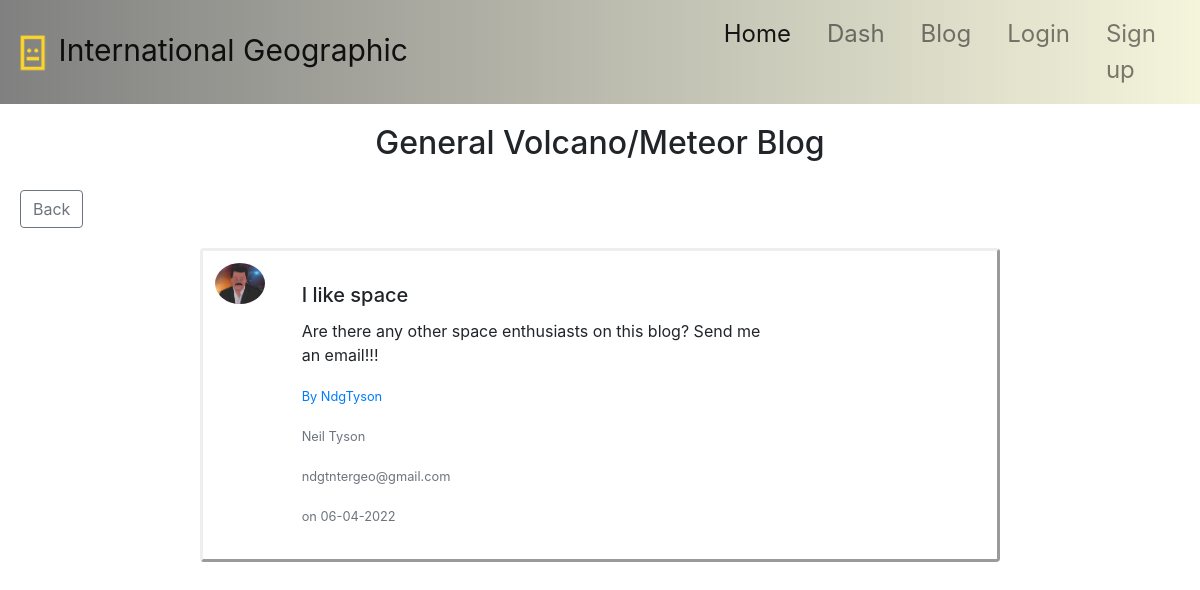
The app's page /blog/4 with its own data.
### flask_app/models.py (models this page shows, shortened)
class User(db.Model, UserMixin):
    id = db.Column(db.Integer, primary_key=True)
    username = db.Column(db.String(15), unique=True, nullable=False)
    first_name = db.Column(db.String(15), nullable=False)
    last_name = db.Column(db.String(15), nullable=False)
    email = db.Column(db.String(50), unique=True, nullable=False)
    password = db.Column(db.String(60), nullable=False)
    post = db.relationship('ForumPost', backref='poster', lazy=True)
    about = db.Column(db.String(150))
    avatar = db.Column(db.String(50), default='../static/images/default.png')

class ForumPost(db.Model):
    id = db.Column(db.Integer, primary_key=True)
    title = db.Column(db.String(80), nullable=False)
    post = db.Column(db.Text, nullable=False)
    date = db.Column(db.DateTime, nullable=False, default=datetime.utcnow)
    id_user = db.Column(db.Integer, db.ForeignKey('user.id'), nullable=False)

### flask_app/blog_routes.py (the view)
@blog.route("/blog/<post_id>")
def post_id(post_id):
    post = ForumPost.query.get_or_404(post_id)
    return render_template('single_post.html', title=post.title, post=post,
                           avatar=post.poster.avatar)

### flask_app/templates/single_post.html (shortened to what this page needs)
{% extends 'base.html' %}
{% block body %}
<div class="text-center" style="margin-top: 20px;">
    <h2>General Volcano/Meteor Blog</h2>
</div>
<div class="card-body">
  <a href="{{ url_for('blog.start_blog') }}" class="btn btn-outline-secondary">Back</a>
</div>
<div class="content">
                <div class="card mb-3" style="width: 50rem; margin: auto; padding: 1% 1% 1% 1%; border: outset;">
                    <div class="row g-0">
                      <div class="col-md-1">
                        <img src="{{avatar}}" class="mr-3 rounded-circle" width="50">
                      </div>
                      <div class="col-md-8">
                        <div class="card-body">
                          <h5 class="card-title">{{ post.title }}</h5>
                          <p class="card-text">{{ post.post }}</p>
                          <p class="card-text"><small class="text-muted"> <a class=""href="{{ url_for('main.profile', username=post.poster.username) }}">By {{ post.poster.username }}</a></small></p>
                          <p class="card-text"><small class="text-muted">   {{ post.poster.first_name }} {{ post.poster.last_name }}</small></p>
                          <p class="card-text"><small class="text-muted">   {{ post.poster.email }}</small></p>
                          <p class="card-text"><small class="text-muted" class="text-right"> on {{ post.date.strftime('%d-%m-%Y') }}</small></p>
                        </div>
                      </div>
                    </div>
                  </div>
                  <br/>
{% endblock %}

### records on screen
User: avatar (picture), poster.username "NdgTyson", poster.first_name "Neil", poster.last_name "Tyson", poster.email "ndgtntergeo@gmail.com"
ForumPost: title "I like space", post "Are there any other space enthusiasts on this blog? Send me an email!!!", date "06-04-2022"
